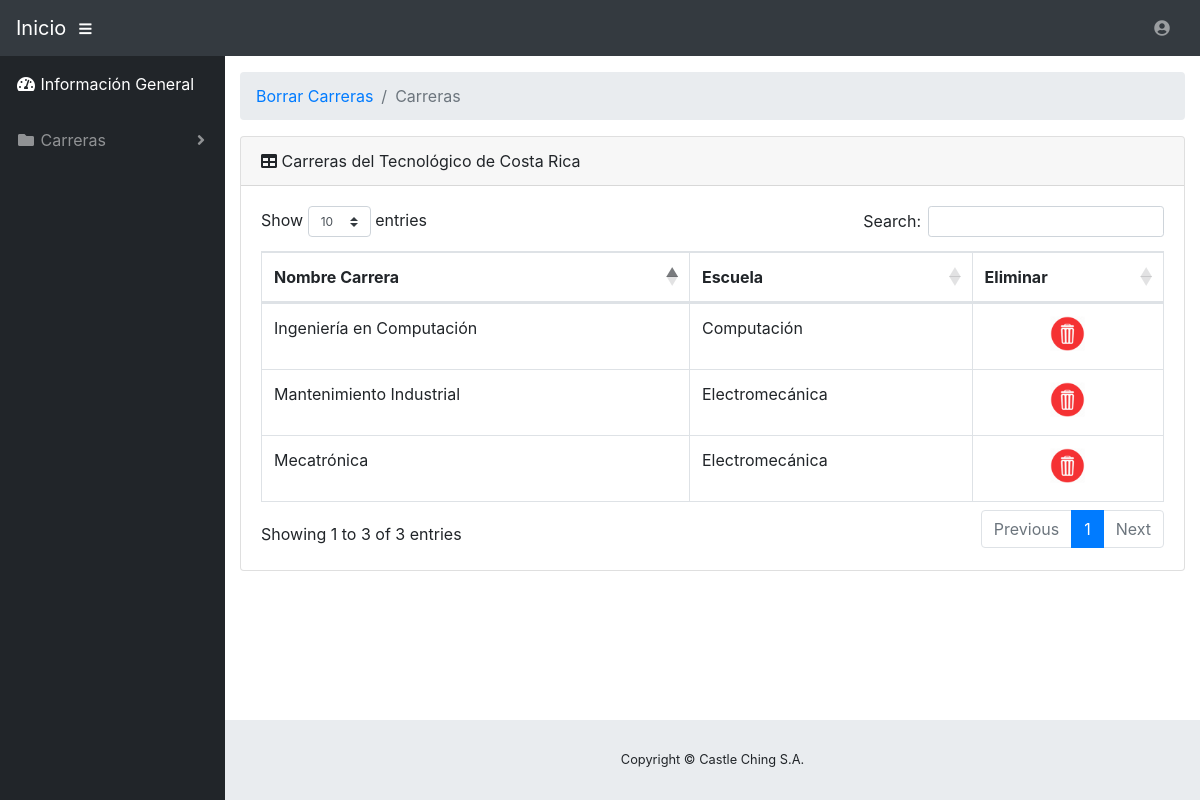
Screenshot of /erase.php with the database file from the repository.
### tables this page shows
CREATE TABLE `careers` (
  `idCareer` int(11) NOT NULL AUTO_INCREMENT,
  `name` varchar(200) NOT NULL,
  `school` varchar(200) NOT NULL,
  `image` varchar(200) NOT NULL,
  PRIMARY KEY (`idCareer`),
  UNIQUE KEY `name_UNIQUE` (`name`)
);

### erase.php (the view, shortened to what this page needs)
<!DOCTYPE html>
<html lang="es">
  <head>
    <link rel="stylesheet" href="https://maxcdn.bootstrapcdn.com/bootstrap/4.1.3/css/bootstrap.min.css">
    <link rel="stylesheet" href="https://use.fontawesome.com/releases/v5.4.2/css/all.css">
    <link href="https://cdnjs.cloudflare.com/ajax/libs/twitter-bootstrap/4.1.1/css/bootstrap.css"  rel="stylesheet">
    <link href="https://cdn.datatables.net/1.10.19/css/dataTables.bootstrap4.min.css" rel="stylesheet">
    <link href="https://cdn.datatables.net/buttons/1.5.2/css/buttons.bootstrap4.min.css" rel="stylesheet">
    <link href="css/sb-admin.css" rel="stylesheet">
  </head>
  <body id="page-top">
    <nav class="navbar navbar-expand navbar-dark bg-dark static-top">
        <a class="navbar-brand mr-1" href="inicio.php">Inicio</a>
      <button class="btn btn-link btn-sm text-white order-1 order-sm-0" id="sidebarToggle" href="#">
        <i class="fas fa-bars"></i>
      </button>
        <ul class="navbar-nav ml-auto ml-md-0">
            <li class="nav-item dropdown no-arrow mx-1">
                <a class="nav-link dropdown-toggle" href="#" id="userDropdown" role="button" data-toggle="dropdown" aria-haspopup="true" aria-expanded="false">
                    <i class="fas fa-user-circle fa-fw"></i>
                </a>
            </li>
        </ul>
    </nav>
    <div id="wrapper">
        <ul class="sidebar navbar-nav">
            <li class="nav-item active">
                <a class="nav-link" href="inicio.php">
                    <i class="fas fa-fw fa-tachometer-alt"></i>
                    <span>Información General</span>
                </a>
            </li>
            <li class="nav-item dropdown">
                <a class="nav-link dropdown-toggle" href="#" id="pagesDropdown" role="button" data-toggle="dropdown" aria-haspopup="true" aria-expanded="false">
                    <i class="fas fa-fw fa-folder"></i>
                    <span>Carreras</span>
                </a>
            </li>
        </ul>
        <div id="content-wrapper">
        <div class="container-fluid">
          <ol class="breadcrumb">
            <li class="breadcrumb-item">
              <a href="#">Borrar Carreras</a>
            </li>
            <li class="breadcrumb-item active">Carreras</li>
          </ol>
          <?php
            $db = Conectar::conexion();
            $sql = 'CALL sp_getCareers()';
            $stmt = $db->prepare($sql);
            $stmt->execute();
            $infoCarreras = $stmt->fetchAll();
          ?>
          <div class="card mb-3">
            <div class="card-header">
              <i class="fas fa-table"></i>
                Carreras del Tecnológico de Costa Rica</div>
            <div class="card-body">
              <div class="table-responsive">
                <table class="table table-bordered" id="dataTable" width="100%" cellspacing="0">
                    <thead>
                    <tr>
                        <th>Nombre Carrera</th>
                        <th>Escuela</th>
                        <th>Eliminar</th>
                    </tr>
                    </thead>
                    <tbody>
                    <?php
                      foreach($infoCarreras as $fila):
                    ?>
                    <tr>
                        <td> <?php  echo $fila["name"]?> </td>
                        <td> <?php  echo $fila["school"]?> </td>
                        <td><a><center><input type=image src="buttons/borrar.png" width="35" height="35" data-toggle="modal" data-target="#eraseModal"></center></a></td>
                    </tr>
                    <?php
                    endforeach
                    ?>
                  </tbody>
                </table>
              </div>
            </div>
          </div>
        </div>
        <footer class="sticky-footer">
          <div class="container my-auto">
            <div class="copyright text-center my-auto">
              <span>Copyright © Castle Ching S.A.</span>
            </div>
          </div>
        </footer>
      </div>
    </div>
  </body>
</html>

### css/sb-admin.css (style rules this page uses)
html { position: relative; min-height: 100%; }
body { height: 100%; }
#wrapper { display: -webkit-box; display: -ms-flexbox; display: flex; }
#wrapper #content-wrapper { overflow-x: hidden; width: 100%; padding-top: 1rem; padding-bottom: 80px; }
.navbar-nav .nav-item.active .nav-link { color: #fff; }
.navbar-nav .nav-item.dropdown .dropdown-toggle::after { width: 1rem; text-align: center; float: right; vertical-align: 0; border: 0; font-weight: 900; content: '\f105'; font-family: 'Font Awesome 5 Free'; }
.navbar-nav .nav-item.dropdown.no-arrow .dropdown-toggle::after { display: none; }
.sidebar { width: 90px !important; background-color: #212529; min-height: calc(100vh - 56px); }
.sidebar .nav-item:last-child { margin-bottom: 1rem; }
.sidebar .nav-item .nav-link { text-align: center; padding: 0.75rem 1rem; width: 90px; }
.sidebar .nav-item .nav-link span { font-size: 0.65rem; display: block; }
.sidebar .nav-item.dropdown .dropdown-toggle::after { display: none; }
.sidebar .nav-item .nav-link { color: rgba(255, 255, 255, 0.5); }
@media (min-width: 768px) { .sidebar { width: 225px !important; } }
@media (min-width: 768px) { .sidebar .nav-item .nav-link { display: block; width: 100%; text-align: left; padding: 1rem; width: 225px; } }
@media (min-width: 768px) { .sidebar .nav-item .nav-link span { font-size: 1rem; display: inline; } }
@media (min-width: 768px) { .sidebar .nav-item.dropdown .dropdown-toggle::after { display: block; } }
:root { --input-padding-x: 0.75rem; --input-padding-y: 0.75rem; }
footer.sticky-footer { display: -webkit-box; display: -ms-flexbox; display: flex; position: absolute; right: 0; bottom: 0; width: calc(100% - 90px); height: 80px; background-color: #e9ecef; }
footer.sticky-footer .copyright { line-height: 1; font-size: 0.8rem; }
@media (min-width: 768px) { footer.sticky-footer { width: calc(100% - 225px); } }

### rows the page displays
careers: name "Mantenimiento Industrial", school "Electromecánica"
careers: name "Ingeniería en Computación", school "Computación"
careers: name "Mecatrónica", school "Electromecánica"
